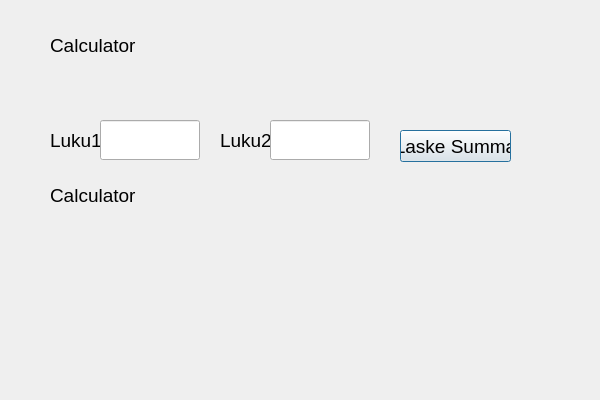
<?xml version="1.0" encoding="UTF-8"?>
<ui version="4.0">
 <class>Calculator</class>
 <widget class="QDialog" name="Calculator">
  <property name="geometry">
   <rect>
    <x>0</x>
    <y>0</y>
    <width>600</width>
    <height>400</height>
   </rect>
  </property>
  <property name="font">
   <font>
    <pointsize>14</pointsize>
   </font>
  </property>
  <property name="windowTitle">
   <string>Dialog</string>
  </property>
  <widget class="QLabel" name="labelUsername">
   <property name="geometry">
    <rect>
     <x>50</x>
     <y>30</y>
     <width>111</width>
     <height>31</height>
    </rect>
   </property>
   <property name="font">
    <font>
     <pointsize>14</pointsize>
    </font>
   </property>
   <property name="text">
    <string>Calculator</string>
   </property>
  </widget>
  <widget class="QLabel" name="labelUsername_2">
   <property name="geometry">
    <rect>
     <x>50</x>
     <y>120</y>
     <width>71</width>
     <height>40</height>
    </rect>
   </property>
   <property name="font">
    <font>
     <pointsize>14</pointsize>
    </font>
   </property>
   <property name="text">
    <string>Luku1</string>
   </property>
  </widget>
  <widget class="QLineEdit" name="textNum1">
   <property name="geometry">
    <rect>
     <x>100</x>
     <y>120</y>
     <width>100</width>
     <height>40</height>
    </rect>
   </property>
  </widget>
  <widget class="QLabel" name="labelUsername_3">
   <property name="geometry">
    <rect>
     <x>220</x>
     <y>120</y>
     <width>71</width>
     <height>40</height>
    </rect>
   </property>
   <property name="font">
    <font>
     <pointsize>14</pointsize>
    </font>
   </property>
   <property name="text">
    <string>Luku2</string>
   </property>
  </widget>
  <widget class="QLineEdit" name="textNum2">
   <property name="geometry">
    <rect>
     <x>270</x>
     <y>120</y>
     <width>100</width>
     <height>40</height>
    </rect>
   </property>
  </widget>
  <widget class="QPushButton" name="btnSum">
   <property name="geometry">
    <rect>
     <x>400</x>
     <y>130</y>
     <width>111</width>
     <height>32</height>
    </rect>
   </property>
   <property name="text">
    <string>Laske Summa</string>
   </property>
  </widget>
  <widget class="QLabel" name="labelResult">
   <property name="geometry">
    <rect>
     <x>50</x>
     <y>180</y>
     <width>111</width>
     <height>31</height>
    </rect>
   </property>
   <property name="font">
    <font>
     <pointsize>14</pointsize>
    </font>
   </property>
   <property name="text">
    <string>Calculator</string>
   </property>
  </widget>
 </widget>
 <resources/>
 <connections/>
</ui>
